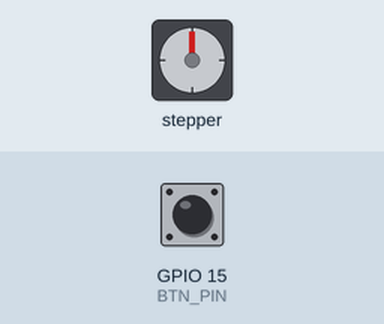
Recording of a sketch running on a simulated ESP32. Parts: stepper motor. The test bench sets the inputs (shaded band); at power-on: GPIO 15 (BTN_PIN) HIGH. Stepper angles assume 4096 steps per turn; what the sketch prints to the serial monitor is not drawn.

Above: at 1.2 s.
1.3 s: GPIO 15 (BTN_PIN) pulled LOW for 0.15 s
At 5.5 s:
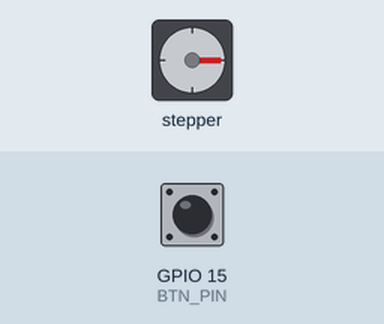
10.2 s: GPIO 15 (BTN_PIN) pulled LOW for 1 s
At 18.8 s:
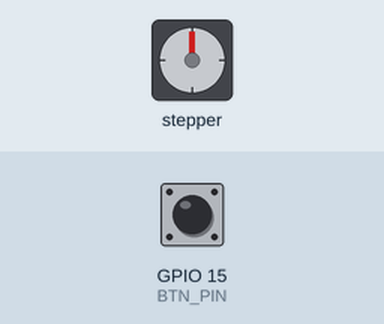
Timing chart, 0 to 20.2 s (numbered marks = the images above; inputs shaded):
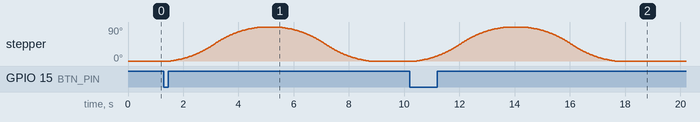

Measured:
- after the input at 1.3 s, stepper: turns 90° clockwise in 3.3 s, then 90° counter-clockwise in 3.3 s
- after the input at 10.2 s, stepper: turns 90° clockwise in 3.3 s, then 90° counter-clockwise in 3.3 s

The sketch:

Ex02c_Stepper.ino
```cpp
/*
  Exercise 02c — The Actuator (Stepper Motor 90° rotation)
  IIoT-Batch02 | Week 02

  Components:
  - 28BYJ-48 Stepper Motor + ULN2003 Driver
  - Push Button

  Behavior:
  - Press button → motor smoothly accelerates to 90° clockwise (Accept bin)
  - Then automatically returns to 0° (centre position)

  Note:
  - 28BYJ-48 in half-step mode = 4096 steps per revolution
  - 90° = 4096 / 4 = 1024 steps
*/

#include <AccelStepper.h>

// ─── Pin Definitions ─────────────────────────────────────────────────────────
#define IN1 19
#define IN2 18
#define IN3 5
#define IN4 17
#define BTN_PIN 15  // Push button (active LOW)

// 4-wire stepper in HALF4WIRE mode for smooth movement
AccelStepper stepper(AccelStepper::HALF4WIRE, IN1, IN3, IN2, IN4);

bool lastBtnState = HIGH;

void setup() {
  Serial.begin(115200);
  pinMode(BTN_PIN, INPUT_PULLUP);

  stepper.setMaxSpeed(600);
  stepper.setAcceleration(300);
  stepper.setCurrentPosition(0);

  Serial.println("Stepper ready. Press button to rotate 90°.");
}

void loop() {
  // Always call run() to process motor movement
  stepper.run();

  bool btnState = digitalRead(BTN_PIN);

  // Detect button press (falling edge)
  if (btnState == LOW && lastBtnState == HIGH) {
    delay(50); // debounce

    Serial.println("Button pressed — rotating 90° clockwise...");
    stepper.moveTo(1024); // 90° clockwise

    // Block until 90° is reached
    while (stepper.distanceToGo() != 0) stepper.run();

    Serial.println("At 90°. Returning to centre...");
    delay(500); // pause at accept position

    stepper.moveTo(0); // return to centre
    while (stepper.distanceToGo() != 0) stepper.run();

    Serial.println("Back at centre.");
  }

  lastBtnState = btnState;
}
```
